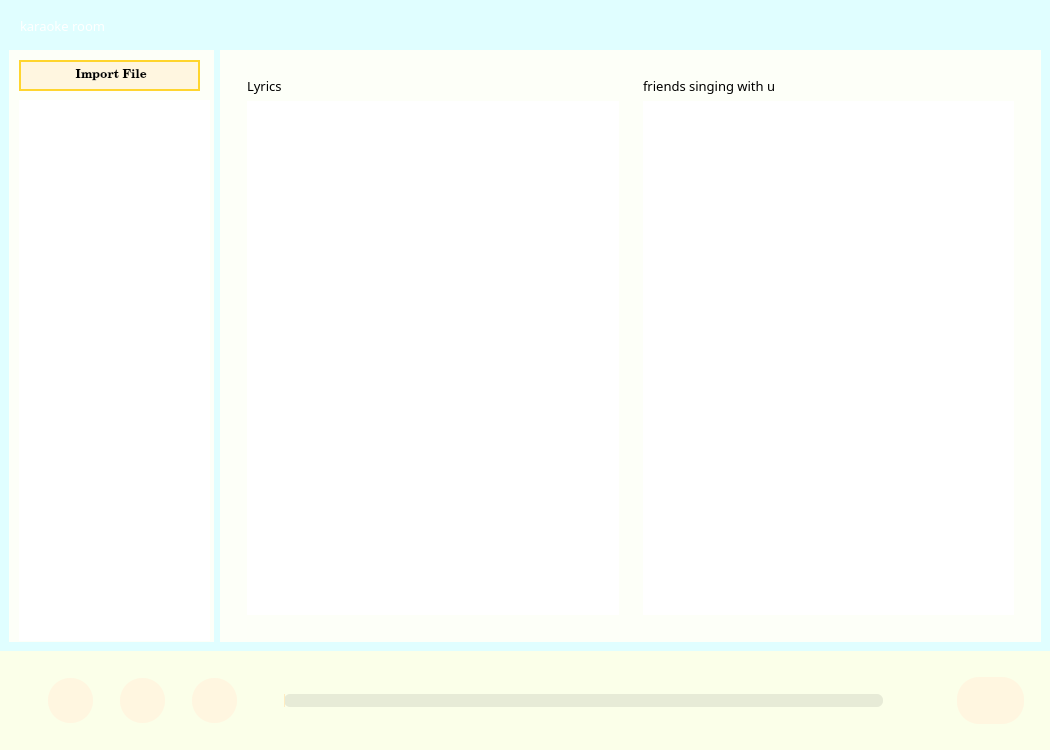
<?xml version="1.0" encoding="UTF-8"?>
<ui version="4.0">
 <class>MainWindow</class>
 <widget class="QMainWindow" name="MainWindow">
  <property name="geometry">
   <rect>
    <x>0</x>
    <y>0</y>
    <width>1050</width>
    <height>750</height>
   </rect>
  </property>
  <property name="sizePolicy">
   <sizepolicy hsizetype="Expanding" vsizetype="Expanding">
    <horstretch>0</horstretch>
    <verstretch>0</verstretch>
   </sizepolicy>
  </property>
  <property name="windowTitle">
   <string>MainWindow</string>
  </property>
  <property name="styleSheet">
   <string notr="true">#MainWindow{
	boarder:none;
}</string>
  </property>
  <widget class="QWidget" name="centralwidget">
   <layout class="QHBoxLayout" name="horizontalLayout">
    <property name="spacing">
     <number>0</number>
    </property>
    <property name="leftMargin">
     <number>0</number>
    </property>
    <property name="topMargin">
     <number>0</number>
    </property>
    <property name="rightMargin">
     <number>0</number>
    </property>
    <property name="bottomMargin">
     <number>0</number>
    </property>
    <item>
     <widget class="QFrame" name="frame">
      <property name="styleSheet">
       <string notr="true">#frame{
	background-color:rgb(224, 254, 255);
	border:none;
}
QFrame{
	border:none;
}</string>
      </property>
      <property name="frameShape">
       <enum>QFrame::StyledPanel</enum>
      </property>
      <property name="frameShadow">
       <enum>QFrame::Raised</enum>
      </property>
      <layout class="QVBoxLayout" name="verticalLayout">
       <property name="spacing">
        <number>0</number>
       </property>
       <property name="leftMargin">
        <number>0</number>
       </property>
       <property name="topMargin">
        <number>0</number>
       </property>
       <property name="rightMargin">
        <number>0</number>
       </property>
       <property name="bottomMargin">
        <number>0</number>
       </property>
       <item>
        <widget class="QFrame" name="frame_2">
         <property name="sizePolicy">
          <sizepolicy hsizetype="Preferred" vsizetype="Expanding">
           <horstretch>0</horstretch>
           <verstretch>2</verstretch>
          </sizepolicy>
         </property>
         <property name="styleSheet">
          <string notr="true">#frame_2{
	
	background-image: url(./designer/2.png);
}</string>
         </property>
         <property name="frameShape">
          <enum>QFrame::StyledPanel</enum>
         </property>
         <property name="frameShadow">
          <enum>QFrame::Raised</enum>
         </property>
         <widget class="QFrame" name="frame_5">
          <property name="geometry">
           <rect>
            <x>940</x>
            <y>10</y>
            <width>111</width>
            <height>31</height>
           </rect>
          </property>
          <property name="styleSheet">
           <string notr="true">QPushButton{

	background-color: rgba(8, 0, 255,0);
	border:none;
	border-radius:11px;
}</string>
          </property>
          <property name="frameShape">
           <enum>QFrame::StyledPanel</enum>
          </property>
          <property name="frameShadow">
           <enum>QFrame::Raised</enum>
          </property>
          <widget class="QPushButton" name="pushButton">
           <property name="geometry">
            <rect>
             <x>60</x>
             <y>0</y>
             <width>31</width>
             <height>28</height>
            </rect>
           </property>
           <property name="text">
            <string/>
           </property>
           <property name="icon">
            <iconset>
             <normaloff>designer/times-solid.svg</normaloff>designer/times-solid.svg</iconset>
           </property>
          </widget>
          <widget class="QPushButton" name="pushButton_3">
           <property name="geometry">
            <rect>
             <x>20</x>
             <y>0</y>
             <width>31</width>
             <height>28</height>
            </rect>
           </property>
           <property name="text">
            <string/>
           </property>
           <property name="icon">
            <iconset>
             <normaloff>designer/compress-alt-solid.svg</normaloff>designer/compress-alt-solid.svg</iconset>
           </property>
          </widget>
         </widget>
         <widget class="QLabel" name="label">
          <property name="geometry">
           <rect>
            <x>20</x>
            <y>15</y>
            <width>151</width>
            <height>21</height>
           </rect>
          </property>
          <property name="font">
           <font>
            <family>Algerian</family>
            <pointsize>10</pointsize>
           </font>
          </property>
          <property name="styleSheet">
           <string notr="true">#label{
	color: white;
}</string>
          </property>
          <property name="text">
           <string>karaoke room</string>
          </property>
         </widget>
        </widget>
       </item>
       <item>
        <widget class="QFrame" name="frame_4">
         <property name="sizePolicy">
          <sizepolicy hsizetype="Preferred" vsizetype="Expanding">
           <horstretch>0</horstretch>
           <verstretch>30</verstretch>
          </sizepolicy>
         </property>
         <property name="styleSheet">
          <string notr="true">#frame_4{
	background-image: url(./designer/2.png);
}</string>
         </property>
         <property name="frameShape">
          <enum>QFrame::StyledPanel</enum>
         </property>
         <property name="frameShadow">
          <enum>QFrame::Raised</enum>
         </property>
         <layout class="QHBoxLayout" name="horizontalLayout_2">
          <item>
           <widget class="QFrame" name="frame_7">
            <property name="sizePolicy">
             <sizepolicy hsizetype="Preferred" vsizetype="Expanding">
              <horstretch>2</horstretch>
              <verstretch>0</verstretch>
             </sizepolicy>
            </property>
            <property name="styleSheet">
             <string notr="true">#frame_7{
	background-color:rgb(253, 255, 248)
}

QPushButton{
	background-color:rgb(255, 246, 224);
	border:2px solid;
	border-color:rgb(255, 213, 46);
}</string>
            </property>
            <property name="frameShape">
             <enum>QFrame::StyledPanel</enum>
            </property>
            <property name="frameShadow">
             <enum>QFrame::Raised</enum>
            </property>
            <widget class="QPushButton" name="pushButton_11">
             <property name="geometry">
              <rect>
               <x>10</x>
               <y>10</y>
               <width>181</width>
               <height>31</height>
              </rect>
             </property>
             <property name="font">
              <font>
               <family>Century Schoolbook</family>
               <weight>75</weight>
               <bold>true</bold>
              </font>
             </property>
             <property name="cursor">
              <cursorShape>PointingHandCursor</cursorShape>
             </property>
             <property name="mouseTracking">
              <bool>true</bool>
             </property>
             <property name="text">
              <string> Import File</string>
             </property>
             <property name="icon">
              <iconset>
               <normaloff>designer/upload-solid.svg</normaloff>designer/upload-solid.svg</iconset>
             </property>
            </widget>
            <widget class="QListWidget" name="listWidget">
             <property name="geometry">
              <rect>
               <x>10</x>
               <y>50</y>
               <width>191</width>
               <height>541</height>
              </rect>
             </property>
             <property name="styleSheet">
              <string notr="true">#listWidget{
	background-color:(255, 255, 255);
	border:inset;
}</string>
             </property>
            </widget>
           </widget>
          </item>
          <item>
           <widget class="QFrame" name="frame_6">
            <property name="sizePolicy">
             <sizepolicy hsizetype="Preferred" vsizetype="Expanding">
              <horstretch>8</horstretch>
              <verstretch>0</verstretch>
             </sizepolicy>
            </property>
            <property name="cursor">
             <cursorShape>ArrowCursor</cursorShape>
            </property>
            <property name="styleSheet">
             <string notr="true">#frame_6{
	background-color:rgb(253, 255, 248)
}
QStackedWidget{
	background-color:rgb(253, 255, 248)
}</string>
            </property>
            <property name="frameShape">
             <enum>QFrame::StyledPanel</enum>
            </property>
            <property name="frameShadow">
             <enum>QFrame::Raised</enum>
            </property>
            <layout class="QHBoxLayout" name="horizontalLayout_6">
             <item>
              <widget class="QFrame" name="frame_8">
               <property name="frameShape">
                <enum>QFrame::StyledPanel</enum>
               </property>
               <property name="frameShadow">
                <enum>QFrame::Raised</enum>
               </property>
               <layout class="QHBoxLayout" name="horizontalLayout_7">
                <item>
                 <widget class="QFrame" name="frame_13">
                  <property name="frameShape">
                   <enum>QFrame::StyledPanel</enum>
                  </property>
                  <property name="frameShadow">
                   <enum>QFrame::Raised</enum>
                  </property>
                  <layout class="QVBoxLayout" name="verticalLayout_2">
                   <item>
                    <widget class="QLabel" name="label_2">
                     <property name="font">
                      <font>
                       <family>Algerian</family>
                       <pointsize>10</pointsize>
                      </font>
                     </property>
                     <property name="styleSheet">
                      <string notr="true">#label{
	color: white;
}</string>
                     </property>
                     <property name="text">
                      <string>Lyrics</string>
                     </property>
                    </widget>
                   </item>
                   <item>
                    <widget class="QTextEdit" name="textEdit"/>
                   </item>
                  </layout>
                 </widget>
                </item>
                <item>
                 <widget class="QFrame" name="frame_11">
                  <property name="frameShape">
                   <enum>QFrame::StyledPanel</enum>
                  </property>
                  <property name="frameShadow">
                   <enum>QFrame::Raised</enum>
                  </property>
                  <layout class="QVBoxLayout" name="verticalLayout_3">
                   <item>
                    <widget class="QLabel" name="label_3">
                     <property name="font">
                      <font>
                       <family>Algerian</family>
                       <pointsize>10</pointsize>
                      </font>
                     </property>
                     <property name="styleSheet">
                      <string notr="true">#label{
	color: white;
}</string>
                     </property>
                     <property name="text">
                      <string>friends singing with u</string>
                     </property>
                    </widget>
                   </item>
                   <item>
                    <widget class="QListWidget" name="listWidget_2"/>
                   </item>
                  </layout>
                 </widget>
                </item>
               </layout>
              </widget>
             </item>
            </layout>
           </widget>
          </item>
         </layout>
         <zorder>frame_6</zorder>
         <zorder>frame_7</zorder>
        </widget>
       </item>
       <item>
        <widget class="QFrame" name="frame_3">
         <property name="sizePolicy">
          <sizepolicy hsizetype="Preferred" vsizetype="Expanding">
           <horstretch>0</horstretch>
           <verstretch>4</verstretch>
          </sizepolicy>
         </property>
         <property name="styleSheet">
          <string notr="true">#frame_3{
	background-color:rgb(251, 255, 233)
}</string>
         </property>
         <property name="frameShape">
          <enum>QFrame::StyledPanel</enum>
         </property>
         <property name="frameShadow">
          <enum>QFrame::Raised</enum>
         </property>
         <layout class="QGridLayout" name="gridLayout">
          <item row="0" column="0">
           <widget class="QFrame" name="frame_9">
            <property name="sizePolicy">
             <sizepolicy hsizetype="Preferred" vsizetype="Expanding">
              <horstretch>0</horstretch>
              <verstretch>4</verstretch>
             </sizepolicy>
            </property>
            <property name="styleSheet">
             <string notr="true">#frame_3{
	background-color:rgb(251, 255, 233)
}</string>
            </property>
            <property name="frameShape">
             <enum>QFrame::StyledPanel</enum>
            </property>
            <property name="frameShadow">
             <enum>QFrame::Raised</enum>
            </property>
            <layout class="QHBoxLayout" name="horizontalLayout_3">
             <item>
              <widget class="QFrame" name="frame_10">
               <property name="sizePolicy">
                <sizepolicy hsizetype="Preferred" vsizetype="Expanding">
                 <horstretch>3</horstretch>
                 <verstretch>0</verstretch>
                </sizepolicy>
               </property>
               <property name="minimumSize">
                <size>
                 <width>0</width>
                 <height>0</height>
                </size>
               </property>
               <property name="styleSheet">
                <string notr="true">QPushButton{
	background-color:rgb(255, 246, 224);
	border:none;
	border-radius:22px;
}</string>
               </property>
               <property name="frameShape">
                <enum>QFrame::StyledPanel</enum>
               </property>
               <property name="frameShadow">
                <enum>QFrame::Raised</enum>
               </property>
               <layout class="QHBoxLayout" name="horizontalLayout_8">
                <item>
                 <widget class="QPushButton" name="pushButton_6">
                  <property name="minimumSize">
                   <size>
                    <width>45</width>
                    <height>45</height>
                   </size>
                  </property>
                  <property name="maximumSize">
                   <size>
                    <width>45</width>
                    <height>45</height>
                   </size>
                  </property>
                  <property name="cursor">
                   <cursorShape>PointingHandCursor</cursorShape>
                  </property>
                  <property name="mouseTracking">
                   <bool>true</bool>
                  </property>
                  <property name="text">
                   <string/>
                  </property>
                  <property name="icon">
                   <iconset>
                    <normaloff>designer/backward-fast-solid.svg</normaloff>designer/backward-fast-solid.svg</iconset>
                  </property>
                  <property name="iconSize">
                   <size>
                    <width>25</width>
                    <height>25</height>
                   </size>
                  </property>
                 </widget>
                </item>
                <item>
                 <widget class="QPushButton" name="pushButton_5">
                  <property name="minimumSize">
                   <size>
                    <width>45</width>
                    <height>45</height>
                   </size>
                  </property>
                  <property name="maximumSize">
                   <size>
                    <width>45</width>
                    <height>45</height>
                   </size>
                  </property>
                  <property name="cursor">
                   <cursorShape>PointingHandCursor</cursorShape>
                  </property>
                  <property name="mouseTracking">
                   <bool>true</bool>
                  </property>
                  <property name="styleSheet">
                   <string notr="true">QPushButton{
	Background-color:rgb(76, 207, 255)
	border:none;
	border-radius:22px
}</string>
                  </property>
                  <property name="text">
                   <string/>
                  </property>
                  <property name="icon">
                   <iconset>
                    <normaloff>designer/circle-play-regular.svg</normaloff>designer/circle-play-regular.svg</iconset>
                  </property>
                  <property name="iconSize">
                   <size>
                    <width>45</width>
                    <height>45</height>
                   </size>
                  </property>
                 </widget>
                </item>
                <item>
                 <widget class="QPushButton" name="pushButton_4">
                  <property name="minimumSize">
                   <size>
                    <width>45</width>
                    <height>45</height>
                   </size>
                  </property>
                  <property name="maximumSize">
                   <size>
                    <width>45</width>
                    <height>45</height>
                   </size>
                  </property>
                  <property name="cursor">
                   <cursorShape>PointingHandCursor</cursorShape>
                  </property>
                  <property name="mouseTracking">
                   <bool>true</bool>
                  </property>
                  <property name="text">
                   <string/>
                  </property>
                  <property name="icon">
                   <iconset>
                    <normaloff>designer/forward-fast-solid.svg</normaloff>designer/forward-fast-solid.svg</iconset>
                  </property>
                  <property name="iconSize">
                   <size>
                    <width>25</width>
                    <height>25</height>
                   </size>
                  </property>
                 </widget>
                </item>
               </layout>
              </widget>
             </item>
             <item>
              <widget class="QFrame" name="frame_12">
               <property name="sizePolicy">
                <sizepolicy hsizetype="Preferred" vsizetype="Expanding">
                 <horstretch>8</horstretch>
                 <verstretch>0</verstretch>
                </sizepolicy>
               </property>
               <property name="styleSheet">
                <string notr="true">QPushButton{
	border:none;
	border-radius:22px;
}</string>
               </property>
               <property name="frameShape">
                <enum>QFrame::StyledPanel</enum>
               </property>
               <property name="frameShadow">
                <enum>QFrame::Raised</enum>
               </property>
               <layout class="QHBoxLayout" name="horizontalLayout_5">
                <item>
                 <widget class="QSlider" name="horizontalSlider">
                  <property name="cursor">
                   <cursorShape>PointingHandCursor</cursorShape>
                  </property>
                  <property name="mouseTracking">
                   <bool>true</bool>
                  </property>
                  <property name="styleSheet">
                   <string notr="true">QSlider{
	height:40px;
}
QSlider::groove:horizontal{
        height: 13px;
        left: 0px;
        right: 0px;
        border:0px;   
        border-radius:6px;   
        background:rgba(0,0,0,20);
}
QSlider::handle:horizontal{
        width:  22px;
        height: 15px;
       margin-top: -8px;
        margin-left: 0px;
        margin-bottom: -8px;
        margin-right: 0px;
	border-image: url(./designer/grin-beam-sweat-solid.svg);
}

QSlider::handle:horizontal:hover {
    cursor: pointer;
}

QSlider::sub-page:horizontal{
       background:rgba(255,236,193,1);
}


</string>
                  </property>
                  <property name="orientation">
                   <enum>Qt::Horizontal</enum>
                  </property>
                 </widget>
                </item>
                <item>
                 <widget class="QPushButton" name="pushButton_8">
                  <property name="minimumSize">
                   <size>
                    <width>45</width>
                    <height>45</height>
                   </size>
                  </property>
                  <property name="maximumSize">
                   <size>
                    <width>45</width>
                    <height>45</height>
                   </size>
                  </property>
                  <property name="cursor">
                   <cursorShape>PointingHandCursor</cursorShape>
                  </property>
                  <property name="mouseTracking">
                   <bool>true</bool>
                  </property>
                  <property name="text">
                   <string/>
                  </property>
                  <property name="icon">
                   <iconset>
                    <normaloff>designer/volume-high-solid.svg</normaloff>designer/volume-high-solid.svg</iconset>
                  </property>
                  <property name="iconSize">
                   <size>
                    <width>30</width>
                    <height>30</height>
                   </size>
                  </property>
                 </widget>
                </item>
               </layout>
              </widget>
             </item>
             <item>
              <widget class="QFrame" name="frame_14">
               <property name="sizePolicy">
                <sizepolicy hsizetype="Preferred" vsizetype="Preferred">
                 <horstretch>1</horstretch>
                 <verstretch>0</verstretch>
                </sizepolicy>
               </property>
               <property name="styleSheet">
                <string notr="true">QPushButton{
	background-color:rgb(255, 255, 255);
	border:none;
	border-radius:20px;
}</string>
               </property>
               <property name="frameShape">
                <enum>QFrame::StyledPanel</enum>
               </property>
               <property name="frameShadow">
                <enum>QFrame::Raised</enum>
               </property>
               <layout class="QHBoxLayout" name="horizontalLayout_4">
                <property name="spacing">
                 <number>5</number>
                </property>
                <property name="leftMargin">
                 <number>8</number>
                </property>
                <property name="topMargin">
                 <number>8</number>
                </property>
                <property name="rightMargin">
                 <number>8</number>
                </property>
                <property name="bottomMargin">
                 <number>8</number>
                </property>
                <item>
                 <widget class="QPushButton" name="pushButton_9">
                  <property name="maximumSize">
                   <size>
                    <width>75</width>
                    <height>75</height>
                   </size>
                  </property>
                  <property name="cursor">
                   <cursorShape>PointingHandCursor</cursorShape>
                  </property>
                  <property name="mouseTracking">
                   <bool>true</bool>
                  </property>
                  <property name="styleSheet">
                   <string notr="true">QPushButton{
	Background-color:rgb(255, 246, 224);
	border:none;
	border-radius:22px
}</string>
                  </property>
                  <property name="text">
                   <string/>
                  </property>
                  <property name="icon">
                   <iconset>
                    <normaloff>designer/record-vinyl-solid.svg</normaloff>designer/record-vinyl-solid.svg</iconset>
                  </property>
                  <property name="iconSize">
                   <size>
                    <width>45</width>
                    <height>45</height>
                   </size>
                  </property>
                 </widget>
                </item>
               </layout>
              </widget>
             </item>
            </layout>
           </widget>
          </item>
         </layout>
        </widget>
       </item>
      </layout>
      <zorder>frame_2</zorder>
      <zorder>frame_3</zorder>
      <zorder>frame_4</zorder>
     </widget>
    </item>
   </layout>
  </widget>
 </widget>
 <resources>
  <include location="karaokeUI.ui"/>
 </resources>
 <connections/>
</ui>
